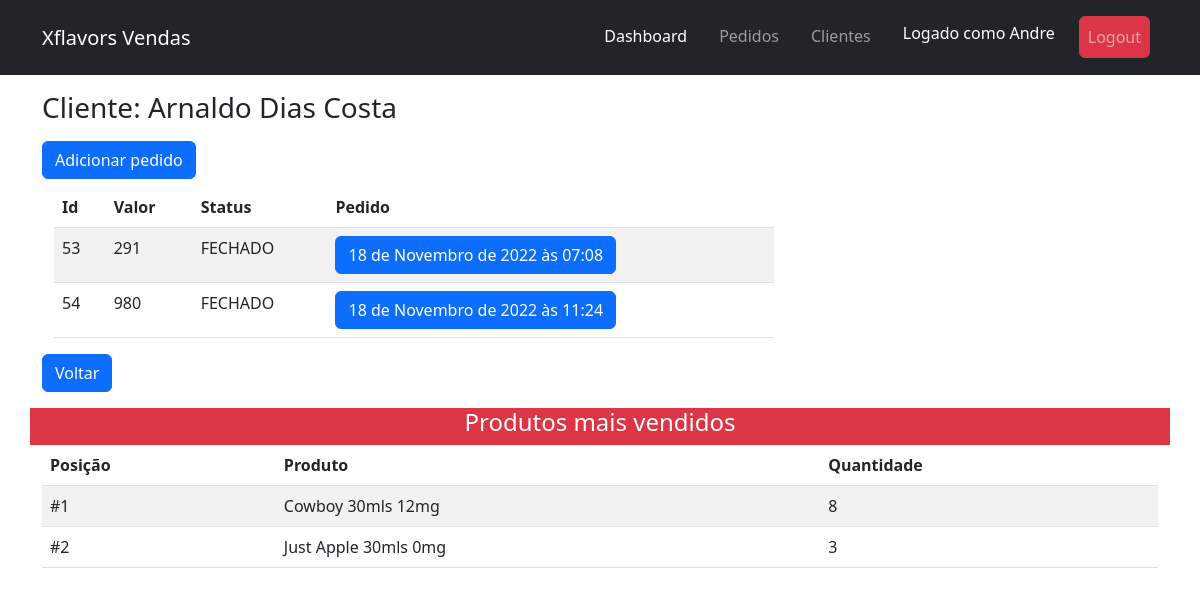
/pedidos/11 (signed in), run on the app's committed database.
### clientes/models.py (models this page shows, shortened)
class Cliente(models.Model):
    vendedor = models.ForeignKey(Vendedor, on_delete=models.CASCADE)
    nome = models.CharField(max_length=80)
    telefone = models.IntegerField(blank= True, null=True)
    email = models.EmailField(blank= True, null=True)
    cpf = models.IntegerField(blank=True, null=True)
    slug = models.SlugField(unique=True, blank=True, null=True)
    created_at = models.DateTimeField(auto_now_add=True, blank=True, null=True)
    updated_at = models.DateTimeField(auto_now=True, blank=True, null=True)

### pedidos/models.py (models this page shows, shortened)
class Pedido(models.Model):
    cliente = models.ForeignKey(Cliente, on_delete=models.CASCADE)
    vendedor = models.ForeignKey(Vendedor, on_delete=models.CASCADE)
    items = models.ManyToManyField(Item)
    created_at = models.DateTimeField(auto_now_add=True, blank=True, null=True)
    updated_at = models.DateTimeField(auto_now=True, blank=True, null=True)
    status = models.BooleanField(default=False)
    pagamento = models.BooleanField(default=False)
    primeira_compra = models.BooleanField(default=False)
    recebido = models.BooleanField(default=False)
    endereco = models.ForeignKey(Endereco, null=True, on_delete=models.CASCADE)
    desconto = models.DecimalField(max_digits=8,decimal_places=2, null=True, blank=True)
    valor = models.DecimalField(max_digits=8,decimal_places=2, null=True, blank=True)
    data = models.DateTimeField(default=datetime.now(tz=timezone.utc), blank=True, null=True)
    def __str__(self):
        return str(self.pk)
    @property
    def valor_total(self):
        return sum([int(item.valor_total) for item in self.items.all()])

class Item(models.Model):
    produto = models.ForeignKey(Juice, on_delete=models.CASCADE)
    quantidade = models.PositiveIntegerField()
    created_at = models.DateTimeField(auto_now_add=True,  blank=True, null=True)
    updated_at = models.DateTimeField(auto_now=True, blank=True, null=True)
    @property
    def valor_total(self):
        qr_item = [it.items.all() for it in self.pedido_set.all()]
        total = []
        for items in qr_item:
            for item  in items:
                total.append(item.quantidade)
        descont = [pedido.desconto for pedido in self.pedido_set.all()]
        if descont[0] != None:
            desconto = descont[0]
        else:
            desconto = 0
        quantidade= sum(total)
        if self.produto.mg == '9mg' or self.produto.mg == '12mg':
            if quantidade >= 20 and quantidade <= 49:
                return (24 -desconto) * self.quantidade
            elif quantidade >= 50 and quantidade <= 99:
                return (22 -desconto)* self.quantidade
            elif quantidade >= 100 and quantidade <= 199:
                return (20 -desconto) * self.quantidade
            elif quantidade >= 200:
                return (19-desconto) * self.quantidade
            else:
                return self.quantidade * (27-desconto)
        else:
            if quantidade >= 20 and quantidade <= 49:
                return (22 -desconto) * self.quantidade
            elif quantidade >= 50 and quantidade <= 99:
                return (20 -desconto) * self.quantidade
            elif quantidade >= 100 and quantidade <= 199:
                return (18 -desconto) * self.quantidade
            elif quantidade >= 200:
                return (17 -desconto) * self.quantidade
            else:
                return self.quantidade * (25 -desconto)

### produtos/models.py (models this page shows)
class Juice(models.Model):
    NIC = (
        ("0mg", "0"),
        ("3mg", "3"),
        ("6mg", "6"),
        ("9mg", "9"),
        ("12mg", "12"),
    )
    nome = models.CharField(max_length=50)
    mls = models.IntegerField()
    mg = models.CharField(max_length= 4, choices = NIC,
        default ='0')
    valor = models.DecimalField(max_digits=8,decimal_places=2)
    descricao = models.TextField(max_length=800)
    criado = models.DateField(auto_now_add=True)
    updated = models.DateTimeField(auto_now=True)
    imagem = models.ImageField(upload_to='static/juices', null=True, blank=True)
    created_at = models.DateTimeField(auto_now_add=True, blank=True, null=True)
    updated_at = models.DateTimeField(auto_now=True, blank=True, null=True)
    def __str__(self):
        return self.nome + " " + str(self.mls) + "mls " + str(self.mg)

### pedidos/views.py (the view, shortened to what this page needs)
# urls.py: path('pedidos', todos_pedidos, name='pedidos'),
@login_required
def pedidos(request, cliente):
    clientes = Cliente.objects.filter(id=cliente)
    vendedor = Vendedor.objects.all()
    produtos = Juice.objects.all()
    pedidos = Pedido.objects.filter(cliente_id=cliente)
    item = Item.objects.all()
    items_mais_vendidos = Item.objects.filter(pedido__vendedor=request.user.vendedor.id, pedido__pagamento=True,pedido__cliente__id=cliente)
    item_p = {}
    for item in items_mais_vendidos:
        item_novo = {item.produto: item.quantidade}
        if item.produto in item_p:
            print("existe", item.produto)
            item_novo = {item.produto: item.quantidade + item_p[item.produto]}
            item_p.update(item_novo)
        else:
            item_p.update(item_novo)
    context = {
        'item_p':item_p,
        'clientes': clientes,
                'vendedor': vendedor,
                'produtos': produtos,
                'pedidos': pedidos,
                'item': item,
                }
    return render(request=request, template_name="pedidos.html",context= context)

### templates/pedidos.html (shortened to what this page needs)
{% extends 'base.html' %}
{% load static %}
{% block content %}
<div class="container my-3">
    {% for cliente in clientes %}
   <h3>Cliente: {{cliente.nome}}</h3>
    <form method="post">
        <button type="submit" class="btn btn-primary my-2">Adicionar pedido</button>
    </form>
    <div class="container">
        <div class="row">
            <div class="col-8">
                <table class="table table-striped table-inverse table-responsive">
                    <thead class="thead-default">
                    <tr>
                        <th>Id</th>
                        <th>Valor</th>
                        <th>Status</th>
                        <th>Pedido</th>
                    </tr>
                    </thead>
                    <tbody>{% for pedido in pedidos %}
                    <tr>
                        <td scope="row">{{ pedido }}</td>
                        <td>{{pedido.valor_total}}</td>
                        <td>{% if pedido.status == False %} ABERTO {% else %} FECHADO {% endif %}</td>
                        <td><a name="" id="" class="btn btn-primary" href="/pedido/{{cliente.slug}}/{{pedido.id}}"
                               role="button">{{pedido.created_at}}</a></td>
                    </tr>
                    {% endfor %}
                    </tbody>
                </table>
            </div>
        </div>
    </div>
    <a  class="btn btn-primary" href="/dashboard" role="button">Voltar</a>
</div>
<div class="container my-3">
    <div class="row bg-danger"><h4 class="text-white text-center">Produtos mais vendidos</h4></div>
        <table class="table table-striped  table-responsive">
        <thead class="thead-inverse">
        <tr>
            <th>Posição</th>
            <th>Produto</th>
            <th>Quantidade</th>
        </tr>
        </thead>
        <tbody>
        {% for item, quantidade in item_p.items|dictsortreversed:-1 %}
        <tr>
            <td scope="row">#{{ forloop.counter }}</td>
            <td>{{item}}</td>
            <td>{{quantidade}}</td>
        </tr>
        {%endfor%}
        </tbody>
    </table>
</div>
{% endfor %}
{% endblock %}

### templates/partials/_navbar.html (shortened to what this page needs)
	<nav class="navbar navbar-expand-lg navbar-dark bg-dark p-3">
<div class="container">
  <a class="navbar-brand" href="#">Xflavors Vendas</a>
  <div class=" collapse navbar-collapse" id="navbarNavDropdown">
    <ul class="navbar-nav ms-auto ">
      <li class="nav-item">
        <a class="nav-link mx-2 active" aria-current="page" href="/dashboard">Dashboard</a>
      </li>
      <li class="nav-item">
        <a class="nav-link mx-2" href="/pedidos">Pedidos</a>
      </li>
      <li class="nav-item">
        <a class="nav-link mx-2" href="/clientes">Clientes</a>
      </li>
        <li class="nav-item mx-2">
          <h4 class="nav-link text-white align-self-center">Logado como {{ request.user.username }}</h4>
      </li>
      <li class="nav-item mx-2">
         <a class="btn nav-link btn-danger btn align-self-center  " href="{% url 'logout' %}">Logout</a>
      </li>
    </ul>
  </div>
</div>
</nav>

### data on the page
Cliente: nome "Arnaldo Dias Costa"
Pedido: id "53", valor_total "291", status "FECHADO", created_at "18 de Novembro de 2022 às 07:08"
Pedido: id "54", valor_total "980", status "FECHADO", created_at "18 de Novembro de 2022 às 11:24"
Juice: nome+mls+mg "Cowboy 30mls 12mg", quantidade "8"
Juice: nome+mls+mg "Just Apple 30mls 0mg", quantidade "3"

### other printed values
{{ request.user.username }} "Andre"
